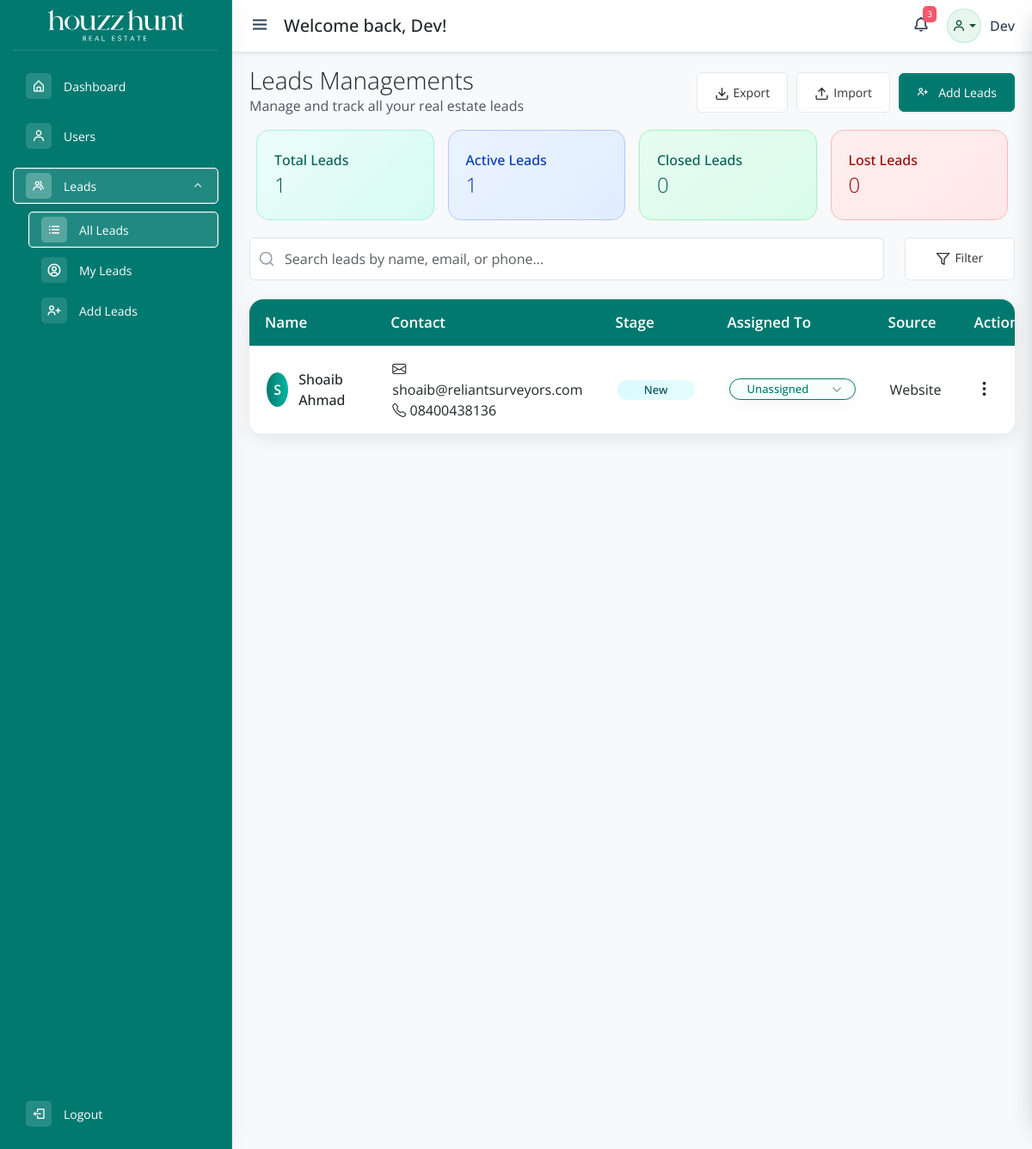
Screenshot of /all-leads.php (signed in) with the database file from the repository.
### tables this page shows
CREATE TABLE `all_leads` (
  `id` int(10) UNSIGNED NOT NULL,
  `stage` varchar(50) DEFAULT NULL,
  `rating` varchar(50) DEFAULT NULL,
  `assigned_to` varchar(255) DEFAULT NULL,
  `source` varchar(100) DEFAULT NULL,
  `name` varchar(255) DEFAULT NULL,
  `phone` varchar(50) DEFAULT NULL,
  `email` varchar(255) DEFAULT NULL,
  `alternate_phone` varchar(50) DEFAULT NULL,
  `nationality` varchar(100) DEFAULT NULL,
  `interested_in` varchar(100) DEFAULT NULL,
  `property_type` varchar(100) DEFAULT NULL,
  `location_preferences` varchar(255) DEFAULT NULL,
  `budget_range` varchar(100) DEFAULT NULL,
  `size_required` varchar(100) DEFAULT NULL,
  `purpose` varchar(255) DEFAULT NULL,
  `urgency` varchar(100) DEFAULT NULL,
  `alternate_email` varchar(255) DEFAULT NULL,
  `payout_received` tinyint(1) NOT NULL DEFAULT 0,
  `created_at` timestamp NOT NULL DEFAULT current_timestamp()
);

### all-leads.php (the view, shortened to what the rows shown need)
<?php
require_once __DIR__ . '/includes/config.php';
include __DIR__ . '/includes/common-header.php';
function format_lead_stage(?string $rawStage): string
{
    $parts = array_filter(array_map('trim', explode(',', $rawStage)), static function ($part) {
        return $part !== '';
    });
    if (!empty($parts)) {
        $firstPart = (string) array_shift($parts);
        $firstPart = trim($firstPart, " \t\n\r\0\x0B\"'[]");
        if ($firstPart !== '') {
            return $firstPart;
        }
    }
    $cleaned = trim($rawStage, " \t\n\r\0\x0B\"[]");
    return $cleaned !== '' ? $cleaned : 'New';
}
function stage_badge_class(string $stage): string
{
    $slug = strtolower(preg_replace('/[^a-z0-9]+/i', '-', $stage));
    return $slug !== '' ? $slug : 'new';
}
function normalize_stage_label(string $label): string
{
    $dashNormalized = str_replace([
        "\xE2\x80\x93",
        "\xE2\x80\x94",
        "\xE2\x88\x92",
    ], '-', $label);
    $lowered = function_exists('mb_strtolower') ? mb_strtolower($dashNormalized, 'UTF-8') : strtolower($dashNormalized);
    $singleSpaced = preg_replace('/\s+/u', ' ', $lowered ?? '');
    return trim((string) $singleSpaced);
}
function fetch_lead_activities(mysqli $mysqli, array $leadIds): array
{
    $activities = [];
    return $activities;
}
function lead_avatar_initial(string $name): string
{
    if (function_exists('mb_substr')) {
        return strtoupper(mb_substr($name, 0, 1, 'UTF-8'));
    }
    return strtoupper(substr($name, 0, 1));
}
function build_lead_payload(array $lead, array $relatedActivities = []): array
{
    $leadName = trim($lead['name'] ?? '') !== '' ? $lead['name'] : 'Unnamed Lead';
    $stageLabel = format_lead_stage($lead['stage'] ?? '');
    $stageClass = stage_badge_class($stageLabel);
    $leadEmail = trim((string) ($lead['email'] ?? ''));
    $leadPhone = trim((string) ($lead['phone'] ?? ''));
    $assignedTo = trim((string) ($lead['assigned_to'] ?? ''));
    $createdAtRaw = $lead['created_at'] ?? null;
    $createdAtDisplay = '—';
    if ($createdAtRaw) {
        $createdTimestamp = strtotime((string) $createdAtRaw);
        if ($createdTimestamp !== false) {
            $createdAtDisplay = date('M d, Y g:i A', $createdTimestamp);
        }
    }
    $leadTags = array_values(array_filter(array_map('trim', [
        $lead['purpose'] ?? '',
        $lead['urgency'] ?? '',
        $lead['size_required'] ?? '',
    ]), static function ($tag) {
        return $tag !== '';
    }));
    $existingHistory = [];
    $historyEntries = $existingHistory;
    $historyDescriptions = array_map(static function ($entry) {
        return isset($entry['description']) ? trim((string) $entry['description']) : '';
    }, $historyEntries);
    if ($stageLabel !== '') {
        $stageDescription = 'Stage set to ' . $stageLabel;
        if (!in_array($stageDescription, $historyDescriptions, true)) {
            $historyEntries[] = [
                'description' => $stageDescription,
                'timestamp' => $createdAtDisplay,
            ];
        }
    }
    if ($assignedTo !== '') {
        $assignmentDescription = 'Assigned to ' . $assignedTo;
        if (!in_array($assignmentDescription, $historyDescriptions, true)) {
            $historyEntries[] = [
                'description' => $assignmentDescription,
                'timestamp' => $createdAtDisplay,
            ];
        }
    }
    if (!in_array('Lead created', $historyDescriptions, true)) {
        $historyEntries[] = [
            'description' => 'Lead created',
            'timestamp' => $createdAtDisplay,
        ];
    }
    $existingRemarks = [];
    $existingFiles = [];
    return [
        'id' => isset($lead['id']) ? (int) $lead['id'] : null,
        'name' => $leadName,
        'stage' => $stageLabel,
        'stageClass' => $stageClass,
        'rating' => trim((string) ($lead['rating'] ?? '')),
        'phone' => $leadPhone,
        'alternatePhone' => trim((string) ($lead['alternate_phone'] ?? '')),
        'email' => $leadEmail,
        'alternateEmail' => trim((string) ($lead['alternate_email'] ?? '')),
        'nationality' => trim((string) ($lead['nationality'] ?? '')),
        'locationPreferences' => trim((string) ($lead['location_preferences'] ?? '')),
        'propertyType' => trim((string) ($lead['property_type'] ?? '')),
        'interestedIn' => trim((string) ($lead['interested_in'] ?? '')),
        'budgetRange' => trim((string) ($lead['budget_range'] ?? '')),
        'moveInTimeline' => trim((string) ($lead['urgency'] ?? '')),
        'propertiesInterestedIn' => trim((string) ($lead['location_preferences'] ?? '')),
        'purpose' => trim((string) ($lead['purpose'] ?? '')),
        'sizeRequired' => trim((string) ($lead['size_required'] ?? '')),
        'source' => trim((string) ($lead['source'] ?? '')) !== '' ? trim((string) ($lead['source'] ?? '')) : '—',
        'assignedTo' => $assignedTo,
        'createdAt' => $createdAtRaw,
        'createdAtDisplay' => $createdAtDisplay,
        'tags' => $leadTags,
        'remarks' => $existingRemarks,
        'files' => $existingFiles,
        'history' => $historyEntries,
        'avatarInitial' => lead_avatar_initial($leadName),
    ];
}
$stageCategories = [
    'Active Stage' => [
        'New',
        'Contacted',
        'Follow Up – In Progress',
        'Qualified',
        'Meeting Scheduled',
        'Meeting Done',
        'Offer Made',
        'Negotiation',
        'Site Visit',
    ],
    'Closed Stage' => [
        'Won',
        'Booking Confirmed',
        'Lost',
    ],
    'Reason for Lost Leads' => [
        'Unresponsive',
        'Not Qualified',
        'Budget Issues',
        'Incorrect Number',
        'Lost to Competitor',
        'Unknown Reason',
    ],
];
$activeStageSet = [];
foreach ($stageCategories['Active Stage'] as $activeLabel) {
    $activeStageSet[normalize_stage_label($activeLabel)] = true;
}
$leadStats = [
    'total' => 0,
    'active' => 0,
    'closed' => 0,
    'lost' => 0,
];
$statsQuery = $mysqli->query('SELECT stage FROM all_leads');
if ($statsQuery instanceof mysqli_result) {
    while ($statsRow = $statsQuery->fetch_assoc()) {
        $leadStats['total']++;
        $formattedStage = format_lead_stage($statsRow['stage'] ?? '');
        $normalizedStage = normalize_stage_label($formattedStage);
        if (isset($activeStageSet[$normalizedStage])) {
            $leadStats['active']++;
        }
    }
}
$queryParams = [];
$paramTypes = '';
$querySql = 'SELECT * FROM all_leads';
$querySql .= ' ORDER BY created_at DESC';
$leads = [];
if (!empty($queryParams)) {
    $statement = $mysqli->prepare($querySql);
    if ($statement instanceof mysqli_stmt) {
        $bindParams = array_merge([$paramTypes], $queryParams);
        $bindReferences = [];
        foreach ($bindParams as $key => &$value) {
            $bindReferences[$key] = &$value;
        }
        unset($value);
        $bindResult = $statement->bind_param(...$bindReferences);
        if ($bindResult && $statement->execute()) {
            $result = $statement->get_result();
            if ($result instanceof mysqli_result) {
                while ($row = $result->fetch_assoc()) {
                    $leads[] = $row;
                }
                $result->free();
            }
        }
        $statement->close();
    }
} else {
    $leadsQuery = $mysqli->query($querySql);
    if ($leadsQuery instanceof mysqli_result) {
        while ($row = $leadsQuery->fetch_assoc()) {
            $leads[] = $row;
        }
    }
}
$leadActivities = [];
if (!empty($leads)) {
    $leadIds = [];
    foreach ($leads as $leadRow) {
        if (isset($leadRow['id'])) {
            $leadIds[] = (int) $leadRow['id'];
        }
    }
    if (!empty($leadIds)) {
        $leadActivities = fetch_lead_activities($mysqli, $leadIds);
    }
}
?>
<div id="adminPanel">
    <main class="main-content">
        <form method="get" action="all-leads.php">
            <div class="allLeads">
                <div class="container-fluid p-0">
                    <div class="row align-items-center">
                        <div class="col-lg-5">
                            <h1 class="main-heading">Leads Managements</h1>
                        </div>
                    </div>
                    <div class="row g-3 lead-stats">
                        <div class="col-md-3">
                            <div class="stat-card total-leads">
                                <h2><?php echo number_format($leadStats['total']); ?></h2>
                            </div>
                        </div>
                        <div class="col-md-3">
                            <div class="stat-card active-leads">
                                <h2><?php echo number_format($leadStats['active']); ?></h2>
                            </div>
                        </div>
                        <div class="col-md-3">
                            <div class="stat-card closed-leads">
                                <h2><?php echo number_format($leadStats['closed']); ?></h2>
                            </div>
                        </div>
                        <div class="col-md-3">
                            <div class="stat-card lost-leads">
                                <h2><?php echo number_format($leadStats['lost']); ?></h2>
                            </div>
                        </div>
                    </div>
                </div>
            </div>
        </form>
        <div class="card lead-table-card">
            <div class="card-body p-0">
                <div class="table-responsive">
                    <table class="table table-hover align-middle mb-0 lead-table">
                        <thead>
                            <tr>
                                <th scope="col">Name</th>
                                <th scope="col">Contact</th>
                                <th scope="col">Stage</th>
                                <th scope="col">Assigned To</th>
                                <th scope="col">Source</th>
                                <th scope="col">Actions</th>
                            </tr>
                        </thead>
                        <tbody>
                            <?php if (empty($leads)): ?>
                                <tr>
                                    <td colspan="6" class="text-center py-4">No leads found.</td>
                                </tr>
                            <?php else: ?>
                                <?php foreach ($leads as $lead): ?>
                                    <?php
                                    $leadIdValue = isset($lead['id']) ? (int) $lead['id'] : 0;
                                    $leadRelated = $leadIdValue && isset($leadActivities[$leadIdValue]) ? $leadActivities[$leadIdValue] : [];
                                    $leadPayload = build_lead_payload($lead, $leadRelated);
                                    $leadJson = htmlspecialchars(json_encode($leadPayload, JSON_HEX_TAG | JSON_HEX_APOS | JSON_HEX_QUOT | JSON_HEX_AMP | JSON_UNESCAPED_UNICODE), ENT_QUOTES, 'UTF-8');
                                    $leadName = $leadPayload['name'];
                                    $leadEmail = $leadPayload['email'];
                                    $leadPhone = $leadPayload['phone'];
                                    $stageLabel = $leadPayload['stage'];
                                    $stageClass = $leadPayload['stageClass'];
                                    $sourceLabel = $leadPayload['source'];
                                    $avatarInitial = $leadPayload['avatarInitial'];
                                    ?>
                                    <tr class="lead-table-row" data-lead-json="<?php echo $leadJson; ?>" data-lead-id="<?php echo isset($leadPayload['id']) ? (int) $leadPayload['id'] : 0; ?>" data-lead-name="<?php echo htmlspecialchars($leadName); ?>" tabindex="0" role="button" aria-label="View details for <?php echo htmlspecialchars($leadName); ?>">
                                        <td>
                                            <div class="lead-info">
                                                <div class="avatar" data-lead-avatar><?php echo htmlspecialchars($avatarInitial); ?></div>
                                                <div><strong data-lead-name><?php echo htmlspecialchars($leadName); ?></strong></div>
                                            </div>
                                        </td>
                                        <td>
                                            <div class="contact-info" data-lead-contact>
                                                <?php if ($leadEmail !== ''): ?>
                                                    <span data-lead-contact-email><i class="bi bi-envelope"></i> <?php echo htmlspecialchars($leadEmail); ?></span>
                                                    <?php if ($leadPhone !== ''): ?><br><?php endif; ?>
                                                <?php endif; ?>
                                                <?php if ($leadPhone !== ''): ?>
                                                    <span data-lead-contact-phone><i class="bi bi-telephone"></i> <?php echo htmlspecialchars($leadPhone); ?></span>
                                                <?php endif; ?>
                                            </div>
                                        </td>
                                        <td data-lead-stage>
                                            <div class="stage-badge <?php echo htmlspecialchars($stageClass); ?>" data-lead-stage-pill><?php echo htmlspecialchars($stageLabel); ?></div>
                                        </td>
                                        <td>
                                            <div class="assigned-dropdown" data-prevent-lead-open>
                                                <select class="form-select assigned-select" data-lead-assigned-select>
                                                    <option value="">Unassigned</option>
                                                </select>
                                            </div>
                                        </td>
                                        <td data-lead-source><?php echo htmlspecialchars($sourceLabel); ?></td>
                                        <td>
                                            <div class="dropdown" data-prevent-lead-open>
                                                <button class="btn btn-link p-0 border-0 text-dark" type="button" data-bs-toggle="dropdown" aria-expanded="false">
                                                    <i class="bi bi-three-dots-vertical fs-5"></i>
                                                </button>
                                            </div>
                                        </td>
                                    </tr>
                                <?php endforeach; ?>
                            <?php endif; ?>
                        </tbody>
                    </table>
                </div>
            </div>
        </div>
    </main>
</div>
<?php include __DIR__ . '/includes/common-footer.php'; ?>

### rows the page displays
all_leads: avatarInitial "S", name "Shoaib Ahmad", email "shoaib@reliantsurveyors.com", phone "08400438136", stageLabel "New", source "Website"

### other values shown
$displayName "Dev"
$leadStats['total'] "1"
$leadStats['active'] "1"
$leadStats['closed'] "0"
$leadStats['lost'] "0"
